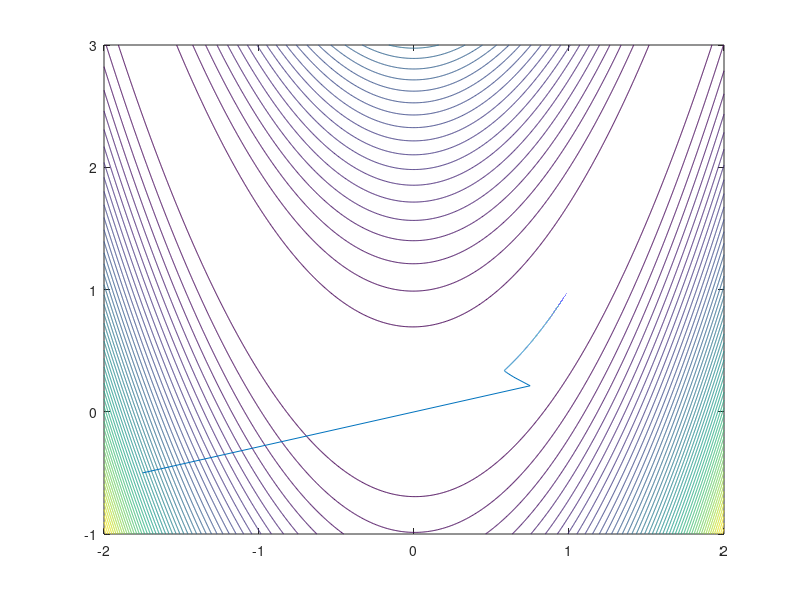

This figure's MATLAB source:
function ex1_2()
    %h([1 2 3], [4 5 6])
    %grad_descent(0.001)
    ex2_4()
end

function ex_2_1()
% Surface plot of h
    x = -2:0.05:2;
    y = -1:0.05:3;
    h = h(x, y');
    figure()
    surf(x, y, h);
end

function ex2_4()
    % Contour plot of gradient descent on h(x, y)
    x = -2:0.005:2;
    y = -1:0.005:3;
    H = h(x, y');
    figure()
    contour(x, y, H, 50)
    hold on 
    % Gradient descent plots for different eta's
    [x, y, h] = grad_descent(0.001);
    plot(x, y)
    xlim([-2 2])
    ylim([-1 3])
    hold off
end

function [x, y, H] = grad_descent(eta)

    % Convergence threshold
    precision = 0.00001;
    previous_step_size = 1;
    max_iterations = 1/precision; 

    % Starting point
    x = -1.75; 
    y = -0.5; 
    H(1) = h(x, y);
    i = 2;
    while previous_step_size > precision && i < max_iterations
       x = grad_x(x, y, eta);
       y = grad_y(x, y, eta);
       %x(i) = x(i-1) - eta * (-400 * x(i-1) * y(i-1) + 400 * x(i-1).^3 + 2 * x(i-1) - 2);
       %y(i) = y(i-1) - eta * (200 * y(i-1) - 200 * x(i-1).^2);
       H(i) = h(x(i), y(i));
       previous_step_size = abs(x(i) - x(i-1)) + abs(y(i) - y(i-1)); 
       i = i + 1;
    end
end

function x = grad_x(x, y, eta)
    n = length(x);
    x(n+1) = x(n) - eta * (-400 * x(n) * y(n) + 400 * x(n).^3 + 2 * x(n) - 2);
end

function y = grad_y(x, y, eta)
    n = length(y);
    y(n+1) = y(n) - eta * (200 * y(n) - 200 * x(n).^2);
end


function h = h(x, y)
    h = 100 * (y - x.^2).^2 + (1 - x).^2;
end

    
    